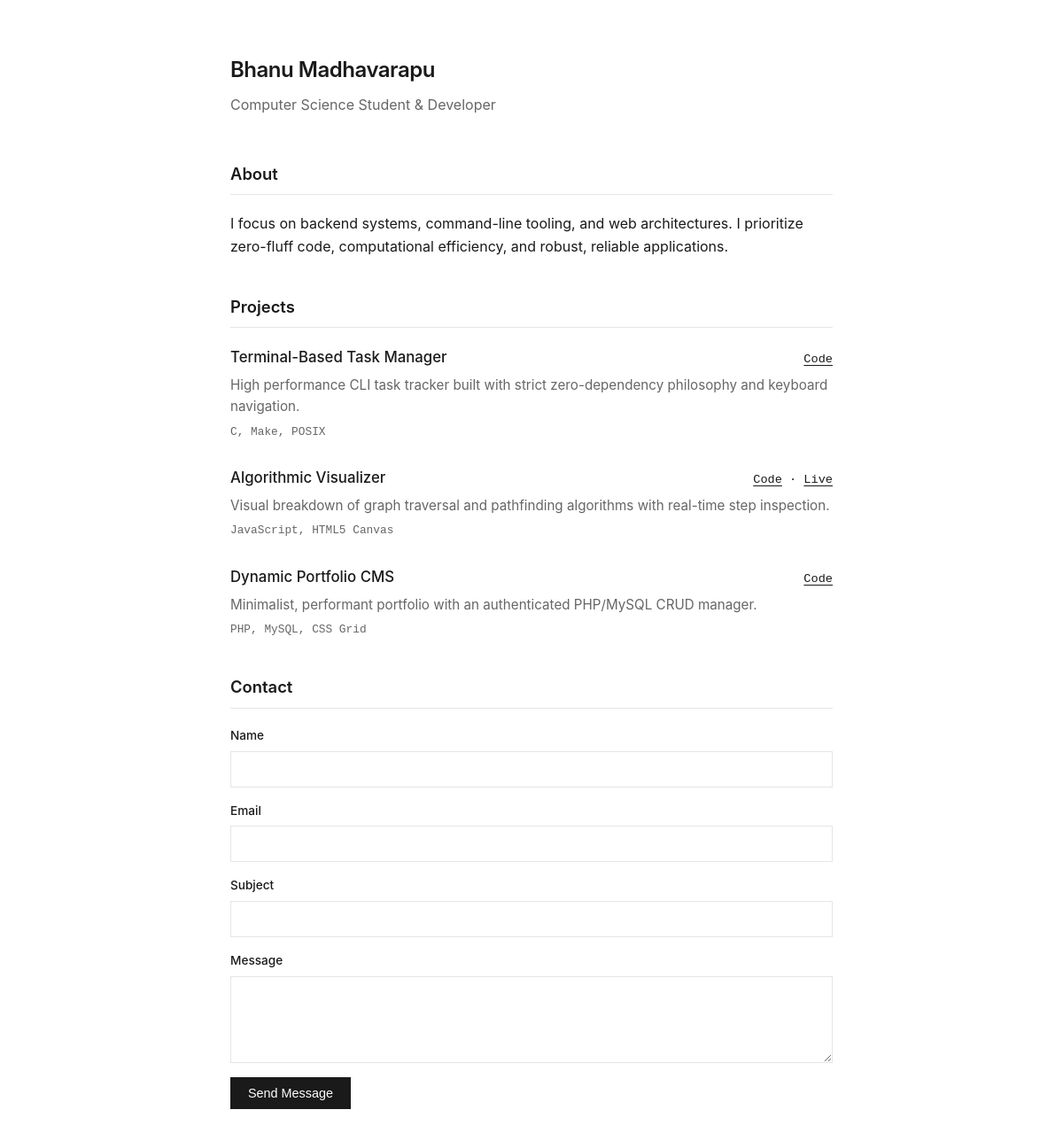
The page / on the database its author committed.
### tables this page shows
CREATE TABLE IF NOT EXISTS projects (
    id INT AUTO_INCREMENT PRIMARY KEY,
    title VARCHAR(100) NOT NULL,
    description TEXT NOT NULL,
    tech_stack VARCHAR(150) NOT NULL,
    github_url VARCHAR(255) NULL,
    live_url VARCHAR(255) NULL,
    created_at TIMESTAMP DEFAULT CURRENT_TIMESTAMP
);

### config/db.php (called while the page is built, shortened)
<?php
function sanitize($data) {
    return htmlspecialchars(trim($data), ENT_QUOTES, 'UTF-8');
}

### index.php (the view, shortened to what this page needs)
<?php
require_once __DIR__ . '/config/db.php';
$pdo = getDBConnection();
$stmt = $pdo->query("SELECT * FROM projects ORDER BY created_at DESC");
$projects = $stmt->fetchAll();
?>
<!DOCTYPE html>
<html lang="en">
<head>
  <link rel="stylesheet" href="assets/css/style.css">
</head>
<body>
  <div class="container">
    <header>
      <h1>Bhanu Madhavarapu</h1>
      <p class="subtitle">Computer Science Student &amp; Developer</p>
    </header>
    <section id="about">
      <h2>About</h2>
      <p>I focus on backend systems, command-line tooling, and web architectures. I prioritize zero-fluff code, computational efficiency, and robust, reliable applications.</p>
    </section>
    <section id="projects">
      <h2>Projects</h2>
      <div class="project-list">
        <?php if (empty($projects)): ?>
          <p class="project-desc">No projects available at this moment.</p>
        <?php else: ?>
          <?php foreach ($projects as $project): ?>
            <div class="project-item">
              <div class="project-header">
                <span class="project-title"><?= sanitize($project['title']) ?></span>
                <div class="project-links">
                  <?php if (!empty($project['github_url'])): ?>
                    <a href="<?= sanitize($project['github_url']) ?>" target="_blank" rel="noopener">Code</a>
                  <?php endif; ?>
                  <?php if (!empty($project['live_url'])): ?>
                    &middot; <a href="<?= sanitize($project['live_url']) ?>" target="_blank" rel="noopener">Live</a>
                  <?php endif; ?>
                </div>
              </div>
              <p class="project-desc"><?= sanitize($project['description']) ?></p>
              <span class="project-tags"><?= sanitize($project['tech_stack']) ?></span>
            </div>
          <?php endforeach; ?>
        <?php endif; ?>
      </div>
    </section>
    <section id="contact">
      <h2>Contact</h2>
      <form id="contact-form">
        <div class="form-group">
          <label for="name">Name</label>
          <input type="text" id="name" name="name" required>
        </div>
        <div class="form-group">
          <label for="email">Email</label>
          <input type="email" id="email" name="email" required>
        </div>
        <div class="form-group">
          <label for="subject">Subject</label>
          <input type="text" id="subject" name="subject" required>
        </div>
        <div class="form-group">
          <label for="body">Message</label>
          <textarea id="body" name="body" rows="4" required></textarea>
        </div>
        <button type="submit" id="submit-btn">Send Message</button>
      </form>
    </section>
  </div>
</body>
</html>

### assets/css/style.css (style rules this page uses)
:root { --bg: #ffffff; --text: #1a1a1a; --muted: #666666; --border: #e5e5e5; --accent: #000000; --danger: #b91c1c; --font-main: -apple-system, BlinkMacSystemFont, "Inter", "Segoe UI", Roboto, sans-serif; --font-mono: "JetBrains Mono", Consolas, monospace; }
* { box-sizing: border-box; margin: 0; padding: 0; }
body { background-color: var(--bg); color: var(--text); font-family: var(--font-main); line-height: 1.6; font-size: 16px; -webkit-font-smoothing: antialiased; }
.container { max-width: 720px; margin: 0 auto; padding: 60px 20px; }
header { margin-bottom: 50px; }
h1 { font-size: 1.5rem; font-weight: 600; letter-spacing: -0.02em; margin-bottom: 8px; }
h2 { font-size: 1.15rem; font-weight: 600; margin: 40px 0 20px 0; padding-bottom: 8px; border-bottom: 1px solid var(--border); }
p.subtitle { color: var(--muted); font-size: 1rem; }
a { color: var(--text); text-decoration: underline; text-underline-offset: 3px; }
.project-list { display: flex; flex-direction: column; gap: 28px; }
.project-item { display: flex; flex-direction: column; gap: 6px; }
.project-header { display: flex; justify-content: space-between; align-items: baseline; }
.project-title { font-weight: 500; font-size: 1.05rem; }
.project-links { font-size: 0.85rem; font-family: var(--font-mono); }
.project-desc { font-size: 0.95rem; color: var(--muted); }
.project-tags { font-size: 0.8rem; font-family: var(--font-mono); color: var(--muted); }
form { display: flex; flex-direction: column; gap: 16px; }
.form-group { display: flex; flex-direction: column; gap: 6px; }
label { font-size: 0.85rem; font-weight: 500; }
input, textarea { background: transparent; border: 1px solid var(--border); color: var(--text); padding: 10px 12px; font-family: inherit; font-size: 0.95rem; border-radius: 0; }
button { background: var(--text); color: var(--bg); border: none; padding: 10px 20px; font-size: 0.9rem; font-weight: 500; cursor: pointer; align-self: flex-start; border-radius: 0; }

### rows shown on the page
projects: title "Terminal-Based Task Manager", description "High performance CLI task tracker built with strict zero-dependency philosophy and keyboard navigation.", tech_stack "C, Make, POSIX"
projects: title "Algorithmic Visualizer", description "Visual breakdown of graph traversal and pathfinding algorithms with real-time step inspection.", tech_stack "JavaScript, HTML5 Canvas"
projects: title "Dynamic Portfolio CMS", description "Minimalist, performant portfolio with an authenticated PHP/MySQL CRUD manager.", tech_stack "PHP, MySQL, CSS Grid"
